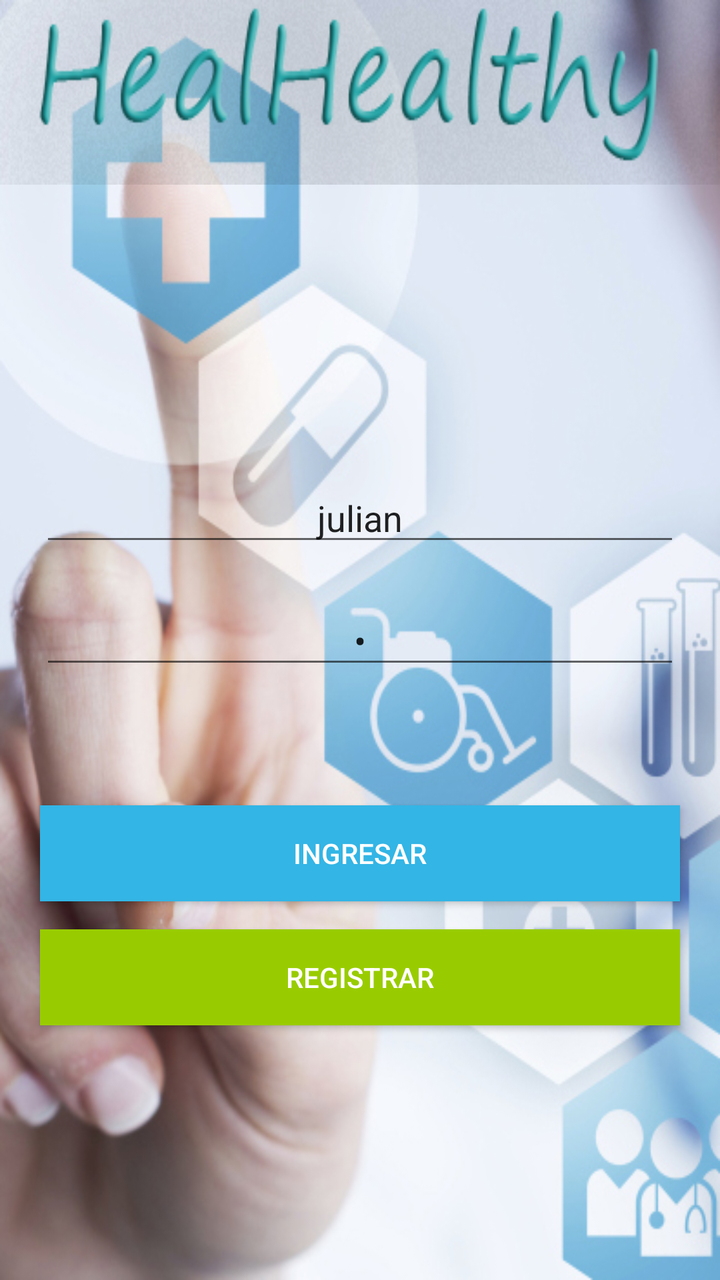
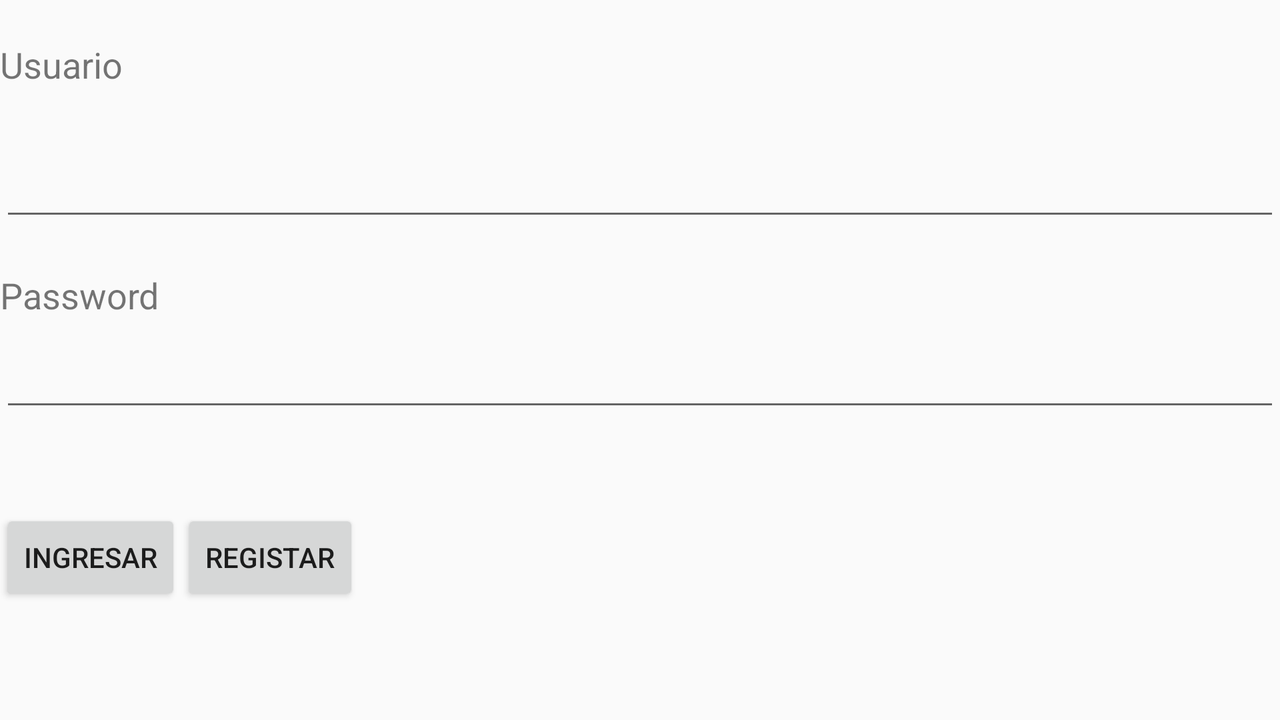

Two renders of one Android screen. The first uses the default layout on a phone; the second uses the alternative layout the repository ships for a different screen configuration, on a matching device. The two XML files are below.
<!-- AndroidManifest.xml: application theme AppThemeAplicacion -->
<!-- res/layout/activity_main.xml -->
<?xml version="1.0" encoding="utf-8"?>
<LinearLayout xmlns:android="http://schemas.android.com/apk/res/android"
    xmlns:app="http://schemas.android.com/apk/res-auto"
    xmlns:tools="http://schemas.android.com/tools"
    android:layout_width="match_parent"
    android:layout_height="match_parent"
    android:background="@drawable/fon"
    android:orientation="vertical"
    android:weightSum="1"

    tools:context="com.example.tecnosystem.heilhealthy.MainActivity">

    <ImageView
        android:id="@+id/imageView3"
        android:layout_width="match_parent"
        android:layout_height="89dp"
        android:layout_weight="0.01"
        android:scaleType="fitXY"
        app:srcCompat="@drawable/logo_e" />

    <Space
        android:layout_width="match_parent"
        android:layout_height="wrap_content"
        android:layout_weight="0.41" />

    <EditText
        android:id="@+id/etUsuarioLogin"
        android:layout_width="match_parent"
        android:layout_height="wrap_content"
        android:layout_marginLeft="20dp"
        android:layout_marginRight="20dp"
        android:ems="10"
        android:hint="Nombre de usuario"
        android:inputType="textPersonName"
        android:text="julian"
        android:textAlignment="center" />

    <Space
        android:layout_width="match_parent"
        android:layout_height="20dp" />

    <EditText
        android:layout_marginLeft="20dp"
        android:layout_marginRight="20dp"
        android:id="@+id/etPasswordLogin"
        android:layout_width="match_parent"
        android:layout_height="wrap_content"
        android:ems="10"
        android:hint="Contraseña"
        android:inputType="textPassword"
        android:text="1"
        android:textAlignment="center" />


    <Space
        android:layout_width="match_parent"
        android:layout_height="wrap_content"
        android:layout_weight="0.18" />

    <Button
        android:id="@+id/btnIngresar"
        style="@style/Widget.AppCompat.Button.Colored"
        android:layout_width="match_parent"
        android:layout_height="wrap_content"
        android:layout_marginLeft="20dp"
        android:layout_marginRight="20dp"
        android:background="@android:color/holo_blue_light"
        android:onClick="validarUsuario"
        android:text="@string/Ingresar" />

    <Space
        android:layout_width="match_parent"
        android:layout_height="wrap_content"
        android:layout_weight="0.04" />

    <Button
        android:layout_marginLeft="20dp"
        android:layout_marginRight="20dp"
        android:id="@+id/bntRegistrar"
        style="@style/Widget.AppCompat.Button.Colored"
        android:layout_width="match_parent"
        android:layout_height="wrap_content"
        android:background="@android:color/holo_green_light"
        android:onClick="registrar"
        android:text="@string/Registrar" />


</LinearLayout>
<!-- resources referenced by this layout -->
<resources>
  <!-- drawable fon: jpg bitmap (drawable, 124219 bytes) -->
  <!-- drawable logo_e: png bitmap (drawable, 56396 bytes) -->
  <string name="Ingresar">Ingresar</string>
  <string name="Registrar">Registrar</string>
  <style name="AppThemeAplicacion" parent="Theme.AppCompat.Light.DarkActionBar">
          
          <item name="colorPrimary">@color/colorPrimary</item>
          <item name="colorPrimaryDark">@color/colorPrimaryDark</item>
          <item name="colorAccent">@color/colorAccent</item>
          <item name="windowNoTitle">true</item>
      </style>
  <color name="colorPrimary">#ebebeb</color>
  <color name="colorPrimaryDark">#303F9F</color>
  <color name="colorAccent">#ff4081</color>
</resources>
<!-- res/layout-land/activity_main.xml (the repository's variant of the layout above) -->
<!-- drawn on the phone turned sideways -->
<?xml version="1.0" encoding="utf-8"?>
<LinearLayout xmlns:android="http://schemas.android.com/apk/res/android"
    xmlns:app="http://schemas.android.com/apk/res-auto"
    xmlns:tools="http://schemas.android.com/tools"
    android:layout_width="match_parent"
    android:layout_height="match_parent"
    tools:context="com.example.tecnosystem.heilhealthy.MainActivity"
    android:orientation="vertical">

    <Space
        android:layout_width="match_parent"
        android:layout_height="20dp" />

    <TextView
        android:id="@+id/tvUsuario"
        android:layout_width="match_parent"
        android:layout_height="34dp"
        android:text="Usuario"
        android:textSize="18sp" />

    <Space
        android:layout_width="match_parent"
        android:layout_height="20dp" />

    <EditText
        android:id="@+id/etUsuario"
        android:layout_width="match_parent"
        android:layout_height="wrap_content"
        android:ems="10"
        android:inputType="textPersonName" />

    <Space
        android:layout_width="match_parent"
        android:layout_height="20dp" />

    <TextView
        android:id="@+id/tvPassword"
        android:layout_width="match_parent"
        android:layout_height="34dp"
        android:text="Password"
        android:textSize="18sp" />

    <EditText
        android:id="@+id/etPassword"
        android:layout_width="match_parent"
        android:layout_height="wrap_content"
        android:ems="10"
        android:inputType="textPersonName" />

    <Space
        android:layout_width="match_parent"
        android:layout_height="44dp" />

    <LinearLayout
        android:layout_width="wrap_content"
        android:layout_height="286dp">

        <TableRow
            android:layout_width="wrap_content"
            android:layout_height="match_parent" >

            <Button
                android:id="@+id/btnIngresar"
                android:layout_width="match_parent"
                android:layout_height="wrap_content"
                android:onClick="ingresar"
                android:text="INGRESAR" />

            <Button
                android:id="@+id/bntRegistrar"
                android:layout_width="match_parent"
                android:layout_height="wrap_content"
                android:onClick="registrar"
                android:text="REGISTAR" />
        </TableRow>

    </LinearLayout>

</LinearLayout>
<!-- resources referenced by the variant -->
<!-- as the phone turned sideways resolves them -->
<resources>
  <style name="AppThemeAplicacion" parent="Theme.AppCompat.Light.DarkActionBar">
          
          <item name="colorPrimary">@color/colorPrimary</item>
          <item name="colorPrimaryDark">@color/colorPrimaryDark</item>
          <item name="colorAccent">@color/colorAccent</item>
          <item name="windowNoTitle">true</item>
      </style>
  <color name="colorPrimary">#ebebeb</color>
  <color name="colorPrimaryDark">#303F9F</color>
  <color name="colorAccent">#ff4081</color>
</resources>
